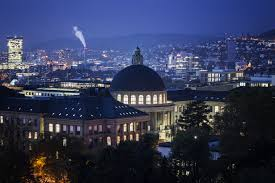
//> input picture 5/eth.jpeg, 275 x 183 px
$ ./fft   (built with g++ and OpenCV 4)
//> lines starting //> are read from the running program, lines starting //| are printed output that depends on the picture
#include "opencv2/core.hpp"
#include "opencv2/imgproc.hpp"
#include "opencv2/imgcodecs.hpp"
#include "opencv2/highgui.hpp"
#include <iostream>

using namespace cv;
using namespace std;


int main(int argc, char ** argv)
{
    Mat I = imread( "eth.jpeg" , IMREAD_GRAYSCALE);
//> I: 183 rows x 275 cols, CV_8UC1; min 0, max 255, mean 59.1
    Mat I2 = imread( "ethku.jpeg" , IMREAD_GRAYSCALE);
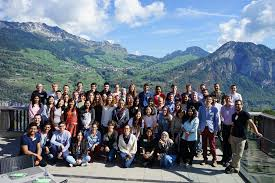
//> input picture 5/ethku.jpeg, 275 x 183 px
//> I2: 183 rows x 275 cols, CV_8UC1; min 0, max 255, mean 118.8
    if( I.empty()){
        cout << "Error opening image" << endl;
        return EXIT_FAILURE;
    }

    Mat padded,padded2;                            //expand input image to optimal size
    int m = getOptimalDFTSize( I.rows );
//> m = 192
    int n = getOptimalDFTSize( I.cols ); // on the border add zero values
//> n = 288

    int m2 = getOptimalDFTSize( I2.rows );
//> m2 = 192
    int n2 = getOptimalDFTSize( I2.cols ); // on the border add zero values
//> n2 = 288

    copyMakeBorder(I, padded, 0, m - I.rows, 0, n - I.cols, BORDER_CONSTANT, Scalar::all(0));
    copyMakeBorder(I2, padded2, 0, m2 - I2.rows, 0, n2 - I2.cols, BORDER_CONSTANT, Scalar::all(0));

    Mat planes[] = {Mat_<float>(padded), Mat::zeros(padded.size(), CV_8U)};
//> planes[1]: 192 rows x 288 cols, CV_8UC1; every value is 0
    Mat planes2[] = {Mat_<float>(padded2), Mat::zeros(padded2.size(), CV_8U)};

    Mat complexI;
    merge(planes , 1,complexI);         // Add to the expanded another plane with zeros
    dft(complexI, complexI);            // this way the result may fit in the source matrix
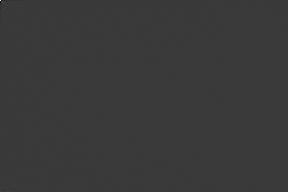
//> complexI: 192 rows x 288 cols, CV_32FC1; min -876971.1, max 2976198, mean -45.4; drawn with min black and max white
    split(complexI, planes);                   // planes[0] = Re(DFT(I), planes[1] = Im(DFT(I))

    Mat complexI2;
    merge(planes2 , 1,complexI2);         // Add to the expanded another plane with zeros
    dft(complexI2, complexI2);            // this way the result may fit in the source matrix
    split(complexI2, planes2);                   // planes[0] = Re(DFT(I), planes[1] = Im(DFT(I))

    //untuk domain waktu
    Mat Add_time, Sub_time;
    bitwise_or(I,I2, Add_time);
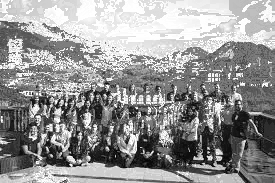
//> Add_time: 183 rows x 275 cols, CV_8UC1; min 0, max 255, mean 148.3
    bitwise_and(I,I2,Sub_time);
    bitwise_not(Sub_time,Sub_time);
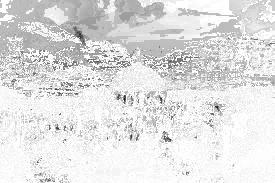
//> Sub_time: 183 rows x 275 cols, CV_8UC1; min 10, max 255, mean 225.4

    // untuk domain frekuensi
    Mat Add_freq, Sub_freq;
    Add_freq = planes[0] + planes2[0];
    Sub_freq = planes[0] - planes2[0];
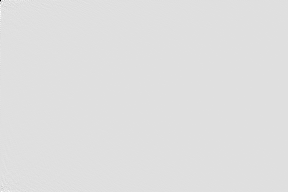
//> Sub_freq: 192 rows x 288 cols, CV_32FC1; min -3002425, max 420884.9, mean 44.8; drawn with min black and max white

    Mat back_to_time[4],awal,awal2;
    dft(Add_freq, back_to_time[0], cv::DFT_INVERSE);
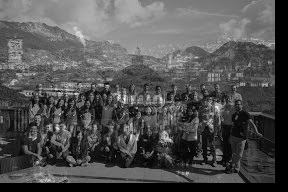
//> back_to_time[0]: 192 rows x 288 cols, CV_32FC1; min -2.75, max 27647996, mean 8954821; drawn with min black and max white
    normalize(back_to_time[0], back_to_time[0], 0, 1, CV_MINMAX);

    dft(Sub_freq, back_to_time[1], cv::DFT_INVERSE);
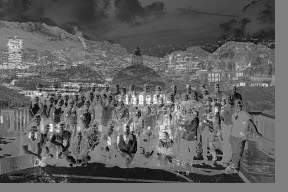
//> back_to_time[1]: 192 rows x 288 cols, CV_32FC1; min -13436926, max 13658109, mean -3002425.2; drawn with min black and max white
    normalize( back_to_time[1],  back_to_time[1], 0, 1, CV_MINMAX);

    dft(planes[0], awal, cv::DFT_INVERSE);
    normalize( awal, awal, 0, 1, CV_MINMAX);

    dft(planes2[0], awal2, cv::DFT_INVERSE);
    normalize( awal2, awal2, 0, 1, CV_MINMAX);

    // Show the result
    imshow("Input Image 1 " , I);
    imshow("Input Image 2 " , I2);
    imshow("image1 sesudah inverse fourir", awal);
    imshow("image2 sesudah inverse fourir", awal2);

    // imshow("spectrum magnitude", magI);
    imshow("image1 saat fourir transform",planes[0]);
    imshow("image2 saat fourir transform",planes2[0]);

    imshow("image adding domain waktu", Add_time);
    imshow("image subracting domain waktu", Sub_time);
    imshow("image adding domain frekuensi", Add_freq);
    imshow("image subtracting domain frekuensi", Sub_freq);

    imshow("adding fourir in time", back_to_time[0]);
    imshow("subtract fourir in time", back_to_time[1]);

    waitKey();
    return EXIT_SUCCESS;
}
